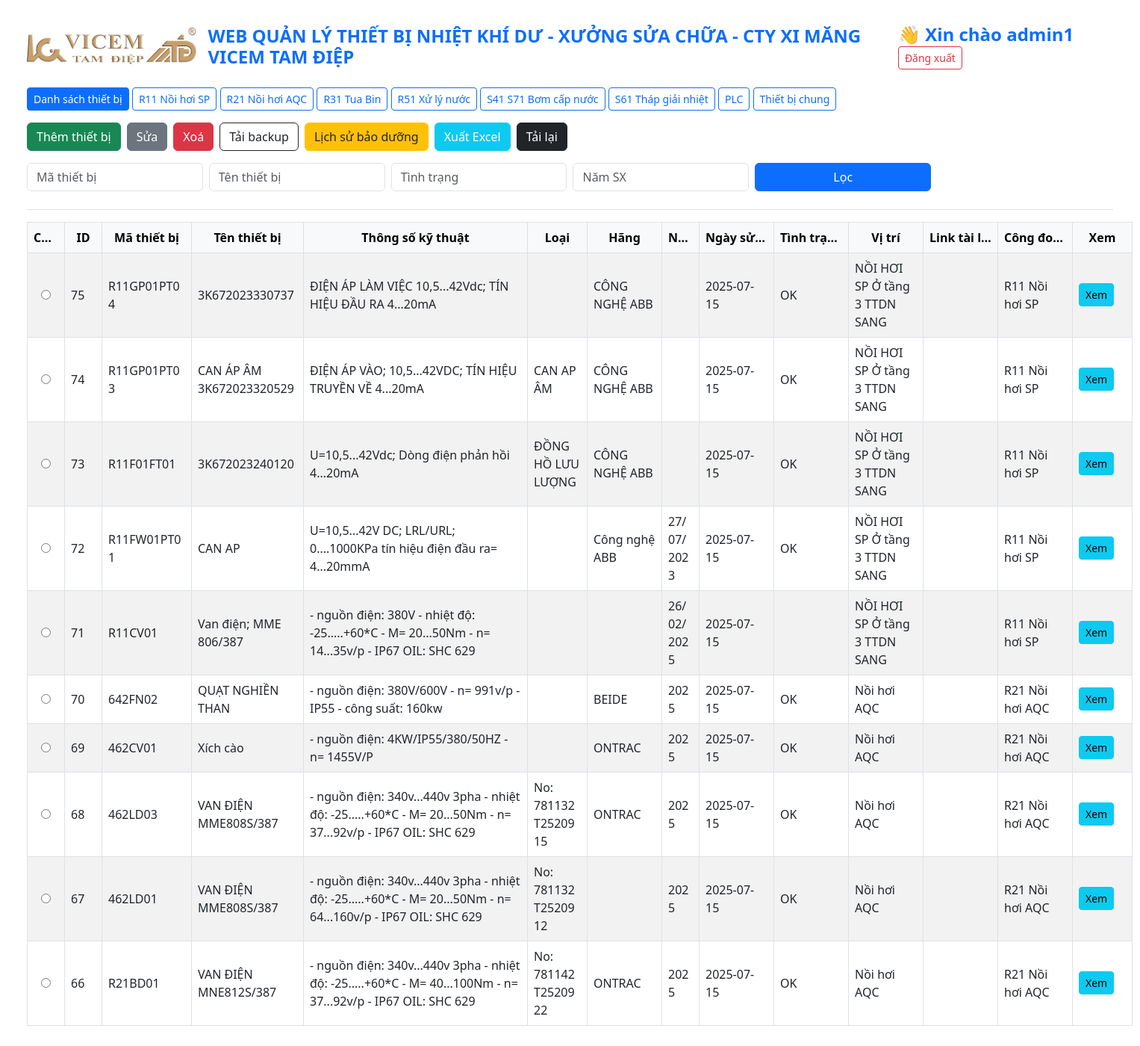
The app's page /devices (signed in) with its own data.
### tables this page shows
CREATE TABLE devices (
    id INTEGER PRIMARY KEY AUTOINCREMENT,
    code TEXT,
    name TEXT,
    specs TEXT,
    category TEXT,
    manufacturer TEXT,
    year TEXT,
    date_in_use TEXT,
    status TEXT,
    location TEXT,
    link TEXT,
    stage TEXT
);

### app.py (the view)
@app.route('/devices')
@app.route('/')
@app.route('/devices')
def index():
    user = session.get('user')  # Cho phép truy cập không cần đăng nhập
    stage = request.args.get('stage')
    selected_id = request.args.get('selected_id')
    conn = get_db()
    query = "SELECT * FROM devices WHERE 1=1"
    params = []
    for field in ['code', 'name', 'status', 'year']:
        value = request.args.get(field)
        if value:
            query += f" AND {field} LIKE ?"
            params.append(f"%{value}%")
    if stage:
        query += " AND stage = ?"
        params.append(stage)
    query += " ORDER BY id DESC LIMIT 10"
    devices = conn.execute(query, tuple(params)).fetchall()
    conn.close()
    return render_template('index.html',
                           devices=devices,
                           stages=get_stages(),
                           selected_stage=stage,
                           selected_id=selected_id,
                           user=user)

### app.py (called while the page is built)
def get_db():
    conn = sqlite3.connect(DB_FILE)
    conn.row_factory = sqlite3.Row
    return conn

def get_stages():
    return [
        'R11 Nồi hơi SP', 'R21 Nồi hơi AQC', 'R31 Tua Bin',
        'R51 Xử lý nước', 'S41 S71 Bơm cấp nước', 'S61 Tháp giải nhiệt', 'PLC', 'Thiết bị chung'
    ]

### templates/index.html (shortened to what this page needs)
<!DOCTYPE html>
<html lang="vi">
<head>
  <link href="https://cdn.jsdelivr.net/npm/bootstrap@5.3.0/dist/css/bootstrap.min.css" rel="stylesheet">
</head>
<body class="p-4">
  <div class="container-fluid">
    <div class="sticky-top bg-white py-2 border-bottom" style="z-index: 1000;">
      <h4 class="fw-bold text-primary mb-4 d-flex justify-content-between align-items-center">
        <img src="{{ url_for('static', filename='logo.png') }}" alt="Logo" style="height: 50px;" class="me-3">
        WEB QUẢN LÝ THIẾT BỊ NHIỆT KHÍ DƯ - XƯỞNG SỬA CHỮA - CTY XI MĂNG VICEM TAM ĐIỆP
        <div>
          {% if user %}
            <span class="me-2">👋 Xin chào {{ user.username }}</span>
            <a href="{{ url_for('logout') }}" class="btn btn-outline-danger btn-sm">Đăng xuất</a>
          {% else %}
            <a href="{{ url_for('login') }}" class="btn btn-outline-primary btn-sm">Đăng nhập</a>
          {% endif %}
        </div>
      </h4>
      <div class="mb-3">
        <a href="{{ url_for('index') }}" class="btn btn-primary btn-sm">Danh sách thiết bị</a>
        {% for s in stages %}
          <a href="{{ url_for('index', stage=s) }}" class="btn btn-outline-primary btn-sm {% if s == selected_stage %}active{% endif %}">{{ s }}</a>
        {% endfor %}
      </div>
      <div class="mb-3 d-flex flex-wrap gap-2">
  	{% if user and user.role == 'admin' %}
    	<a href="{{ url_for('add_device') }}" class="btn btn-success">Thêm thiết bị</a>
    	<button type="submit" formaction="{{ url_for('edit_device') }}" form="deviceForm" class="btn btn-secondary">Sửa</button>
    	<button type="submit" formaction="{{ url_for('delete_device') }}" form="deviceForm" class="btn btn-danger">Xoá</button>
	<a href="{{ url_for('download_backup') }}" class="btn btn-outline-dark">Tải backup</a>
  	{% endif %}
  	<a href="{{ url_for('maintenance_all') }}" class="btn btn-warning text-dark">Lịch sử bảo dưỡng</a>
  	<a href="{{ url_for('export_excel') }}" class="btn btn-info text-white">Xuất Excel</a>
  	<a href="{{ url_for('index') }}" class="btn btn-dark">Tải lại</a>
      </div>
      <form method="get" class="row g-2 mb-3">
        <div class="col-md-2"><input type="text" name="code" placeholder="Mã thiết bị" class="form-control" value="{{ request.args.get('code', '') }}"></div>
        <div class="col-md-2"><input type="text" name="name" placeholder="Tên thiết bị" class="form-control" value="{{ request.args.get('name', '') }}"></div>
        <div class="col-md-2"><input type="text" name="status" placeholder="Tình trạng" class="form-control" value="{{ request.args.get('status', '') }}"></div>
        <div class="col-md-2"><input type="text" name="year" placeholder="Năm SX" class="form-control" value="{{ request.args.get('year', '') }}"></div>
        <div class="col-md-2">
          <button type="submit" class="btn btn-primary w-100">Lọc</button>
        </div>
      </form>
    </div>
    <form method="post" id="deviceForm" action="{{ url_for('edit_device') }}">
      <table class="table table-bordered table-striped table-hover align-middle mt-3">
        <thead class="table-light text-center">
          <tr>
            <th style="width: 50px;">Chọn</th>
            <th style="width: 50px;">ID</th>
            <th style="width: 120px;">Mã thiết bị</th>
            <th style="width: 150px;">Tên thiết bị</th>
            <th style="width: 300px;">Thông số kỹ thuật</th>
            <th style="width: 80px;">Loại</th>
            <th style="width: 100px;">Hãng</th>
            <th style="width: 50px;">Năm SX</th>
            <th style="width: 100px;">Ngày sử dụng</th>
            <th style="width: 100px;">Tình trạng</th>
            <th style="width: 100px;">Vị trí</th>
            <th style="width: 100px;">Link tài liệu</th>
            <th style="width: 100px;">Công đoạn</th>
            <th style="width: 80px;">Xem</th>
          </tr>
        </thead>
        <tbody>
          {% for d in devices %}
          <tr>
            <td class="text-center"><input type="radio" name="selected_id" value="{{ d.id }}" {% if selected_id and d.id|string == selected_id|string %}checked{% endif %}></td>
            <td>{{ d.id }}</td>
            <td>{{ d.code }}</td>
            <td>{{ d.name }}</td>
            <td><span style="display:inline-block; width:100%;">{{ d.specs }}</span></td>
            <td>{{ d.category }}</td>
            <td>{{ d.manufacturer }}</td>
            <td>{{ d.year }}</td>
            <td>{{ d.date_in_use }}</td>
            <td>{{ d.status }}</td>
            <td>{{ d.location }}</td>
            <td><a href="{{ d.link }}" target="_blank">{{ d.link }}</a></td>
            <td>{{ d.stage }}</td>
            <td><a href="{{ url_for('device_history', device_id=d.id) }}" class="btn btn-sm btn-info">Xem</a></td>
          </tr>
          {% endfor %}
        </tbody>
      </table>
    </form>
  </div>
</body>
</html>

### templates/index.html (style rules this page uses)
table { table-layout: fixed; width: 100%; }
th, td { white-space: nowrap; overflow: hidden; text-overflow: ellipsis; }
td { white-space: normal; overflow-wrap: break-word; }

### records on screen
devices: id "75", code "R11GP01PT04", name "3K672023330737", specs "ĐIỆN ÁP LÀM VIỆC 10,5...42Vdc; TÍN HIỆU ĐẦU RA 4...20mA", manufacturer "CÔNG NGHỆ ABB", date_in_use "2025-07-15", status "OK", location "NỒI HƠI SP Ở tầng 3 TTDN SANG", stage "R11 Nồi hơi SP"
devices: id "74", code "R11GP01PT03", name "CAN ÁP ÂM 3K672023320529", specs "ĐIỆN ÁP VÀO; 10,5...42VDC; TÍN HIỆU TRUYỀN VỀ 4...20mA", category "CAN AP ÂM", manufacturer "CÔNG NGHỆ ABB", date_in_use "2025-07-15", status "OK", location "NỒI HƠI SP Ở tầng 3 TTDN SANG", stage "R11 Nồi hơi SP"
devices: id "73", code "R11F01FT01", name "3K672023240120", specs "U=10,5...42Vdc; Dòng điện phản hồi 4...20mA", category "ĐỒNG HỒ LƯU LƯỢNG", manufacturer "CÔNG NGHỆ ABB", date_in_use "2025-07-15", status "OK", location "NỒI HƠI SP Ở tầng 3 TTDN SANG", stage "R11 Nồi hơi SP"
devices: id "72", code "R11FW01PT01", name "CAN AP", specs "U=10,5...42V DC; LRL/URL; 0....1000KPa tín hiệu điện đầu ra= 4...20mmA", manufacturer "Công nghệ ABB", year "27/07/2023", date_in_use "2025-07-15", status "OK", location "NỒI HƠI SP Ở tầng 3 TTDN SANG", stage "R11 Nồi hơi SP"
devices: id "71", code "R11CV01", name "Van điện; MME 806/387", specs "- nguồn điện: 380V - nhiệt độ: -25.....+60*C - M= 20...50Nm - n= 14...35v/p - IP67 OIL: SHC 629", year "26/02/2025", date_in_use "2025-07-15", location "NỒI HƠI SP Ở tầng 3 TTDN SANG", stage "R11 Nồi hơi SP"
devices: id "70", code "642FN02", name "QUẠT NGHIỀN THAN", specs "- nguồn điện: 380V/600V - n= 991v/p - IP55 - công suất: 160kw", manufacturer "BEIDE", year "2025", date_in_use "2025-07-15", status "OK", location "Nồi hơi AQC", stage "R21 Nồi hơi AQC"
devices: id "69", code "462CV01", name "Xích cào", specs "- nguồn điện: 4KW/IP55/380/50HZ - n= 1455V/P", manufacturer "ONTRAC", year "2025", date_in_use "2025-07-15", status "OK", location "Nồi hơi AQC", stage "R21 Nồi hơi AQC"
devices: id "68", code "462LD03", name "VAN ĐIỆN MME808S/387", specs "- nguồn điện: 340v...440v 3pha - nhiệt độ: -25.....+60*C - M= 20...50Nm - n= 37...92v/p - IP67 OIL: SHC 629", category "No: 781132T2520915", manufacturer "ONTRAC", year "2025", date_in_use "2025-07-15", status "OK", location "Nồi hơi AQC", stage "R21 Nồi hơi AQC"
devices: id "67", code "462LD01", name "VAN ĐIỆN MME808S/387", specs "- nguồn điện: 340v...440v 3pha - nhiệt độ: -25.....+60*C - M= 20...50Nm - n= 64...160v/p - IP67 OIL: SHC 629", category "No: 781132T2520912", year "2025", date_in_use "2025-07-15", status "OK", location "Nồi hơi AQC", stage "R21 Nồi hơi AQC"
devices: id "66", code "R21BD01", name "VAN ĐIỆN MNE812S/387", specs "- nguồn điện: 340v...440v 3pha - nhiệt độ: -25.....+60*C - M= 40...100Nm - n= 37...92v/p - IP67 OIL: SHC 629", category "No: 781142T2520922", manufacturer "ONTRAC", year "2025", date_in_use "2025-07-15", status "OK", location "Nồi hơi AQC", stage "R21 Nồi hơi AQC"

### other values on screen
{{ user.username }} "admin1"
{{ s }} "R11 Nồi hơi SP" "R21 Nồi hơi AQC" "R31 Tua Bin" "R51 Xử lý nước" "S41 S71 Bơm cấp nước" "S61 Tháp giải nhiệt" "PLC" "Thiết bị chung"
